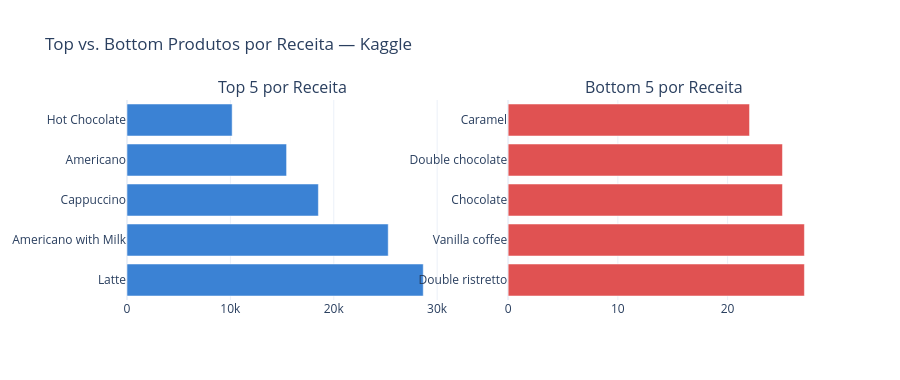

This figure's notebook cell:
### Code cell
# ── 4.2  Top e Bottom produtos por receita total ─────────────────────────────

by_revenue = product_counts.sort_values('revenue', ascending=False).reset_index(drop=True)
top_rev    = by_revenue.head(top_n)
bottom_rev = by_revenue.tail(top_n)

fig_revenue = make_subplots(
    rows=1, cols=2,
    subplot_titles=(
        f'Top {top_n} por Receita',
        f'Bottom {top_n} por Receita',
    ),
)
fig_revenue.add_trace(
    go.Bar(
        x=top_rev['revenue'].round(0),
        y=top_rev['coffee_name'],
        orientation='h',
        marker_color='#3b82d4',
        name='Top Receita',
    ),
    row=1, col=1,
)
fig_revenue.add_trace(
    go.Bar(
        x=bottom_rev['revenue'].round(0),
        y=bottom_rev['coffee_name'],
        orientation='h',
        marker_color='#e05252',
        name='Bottom Receita',
    ),
    row=1, col=2,
)
fig_revenue.update_layout(
    title_text=f'Top vs. Bottom Produtos por Receita — Kaggle',
    template='plotly_white',
    height=380,
    showlegend=False,
)
fig_revenue.show()

print('\n=== Receita total por produto ===')
for _, row in by_revenue.iterrows():
    print(f"  {row['coffee_name']:<18} R$ {row['revenue']:>8.2f}  ({row['volume']:>4} txns)")

### Figure 1 — Plotly figure (JSON) as saved in the notebook; plotly's stock layout.template omitted (floating-point values rounded to 4 significant figures)
{"data": [{"marker": {"color": "#3b82d4"}, "name": "Top Receita", "orientation": "h", "type": "bar", "x": [28660.0, 25270.0, 18510.0, 15440.0, 10170.0], "xaxis": "x", "y": ["Latte", "Americano with Milk", "Cappuccino", "Americano", "Hot Chocolate"], "yaxis": "y"}, {"marker": {"color": "#e05252"}, "name": "Bottom Receita", "orientation": "h", "type": "bar", "x": [27.0, 27.0, 25.0, 25.0, 22.0], "xaxis": "x2", "y": ["Double ristretto", "Vanilla coffee", "Chocolate", "Double chocolate", "Caramel"], "yaxis": "y2"}], "layout": {"annotations": [{"font": {"size": 16}, "showarrow": false, "text": "Top 5 por Receita", "x": 0.225, "xanchor": "center", "xref": "paper", "y": 1, "yanchor": "bottom", "yref": "paper"}, {"font": {"size": 16}, "showarrow": false, "text": "Bottom 5 por Receita", "x": 0.775, "xanchor": "center", "xref": "paper", "y": 1, "yanchor": "bottom", "yref": "paper"}], "height": 380, "showlegend": false, "title": {"text": "Top vs. Bottom Produtos por Receita — Kaggle"}, "xaxis": {"anchor": "y", "domain": [0, 0.45]}, "xaxis2": {"anchor": "y2", "domain": [0.55, 1]}, "yaxis": {"anchor": "x", "domain": [0, 1]}, "yaxis2": {"anchor": "x2", "domain": [0, 1]}}}
